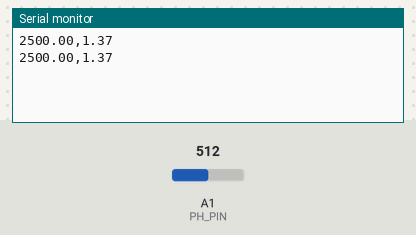
This sketch was run on a simulated Arduino Uno, built with avr-gcc and run on an emulated ATmega328P. Parts: the last lines printed to the serial monitor. The test bench sets the inputs (shaded band); at power-on: A1 (PH_PIN) = 512.

Above: at 2.8 s.
2.9 s: A1 (PH_PIN) set to 716
At 3.5 s:
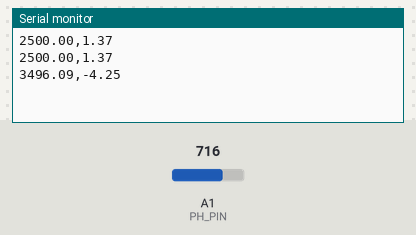
4.4 s: A1 (PH_PIN) set to 900
At 5.8 s:
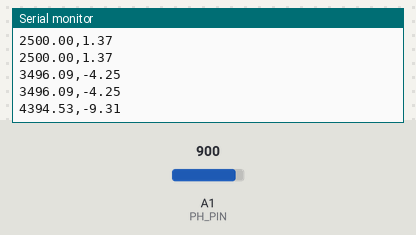
Timing chart, 0 to 7.4 s (numbered marks = the images above; inputs shaded):
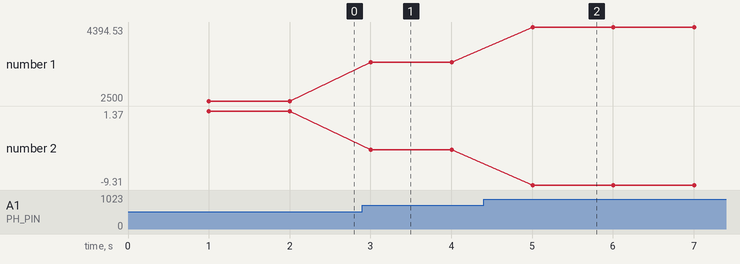

Measured:
- after the input at 2.9 s, the serial monitor: prints a new line after 0.10 s (image 1)
- after the input at 4.4 s, the serial monitor: prints a new line after 0.61 s (image 2)
- plotted number 1: 2500 → 3496.09 after the input at 2.9 s, 3496.09 → 4394.53 after the input at 4.4 s
- plotted number 2: 1.37 → -4.25 after the input at 2.9 s, -4.25 → -9.31 after the input at 4.4 s

The sketch:

ph2.ino
```cpp
#include "DFRobot_PH.h"
#include <EEPROM.h>

#define PH_PIN A1
float voltage,phValue,temperature = 21.62;
DFRobot_PH ph;

void setup()
{
    Serial.begin(115200);
    ph.begin();
}

void loop()
{
    static unsigned long timepoint = millis();
    if(millis()-timepoint>1000U){                  //time interval: 1s
        timepoint = millis();
        voltage = analogRead(PH_PIN)/1024.0*5000;  // read the voltage
        phValue = ph.readPH(voltage,temperature);  // convert voltage to pH with temperature compensation
        // Serial.print("temperature:");
        // Serial.print(temperature,1);
        // Serial.print("^C  pH:");
        // Serial.println(phValue,2);

        String message = String(voltage) + "," + String(phValue);
        Serial.println(message);
    }
    ph.calibration(voltage,temperature);           // calibration process by Serail CMD
}

float readTemperature()
{
  //add your code here to get the temperature from your temperature sensor
}
```
